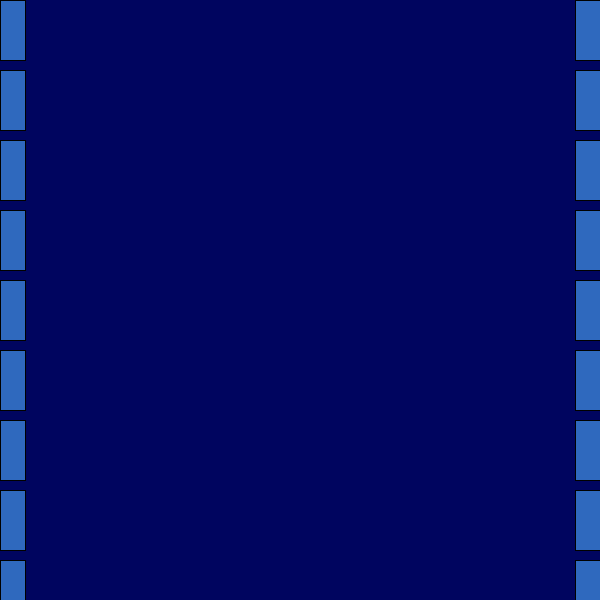
Frame 1 (no input)
Frame 60 (the mouse pressed at the canvas centre just before this capture): identical to frame 1, image omitted
Frame 120 (the mouse held since frame 60 and released just before this capture): identical to frame 1, image omitted

The Processing sketch that drew this single still picture (run headless with seeded random() and noise(); from frame 60 on, the mouse is pressed at the canvas centre):

// Processing sketch: week03_4
// ── week03_4.pde
//week03-4-processing-NS-SHAFT-01
//小朋友下樓梯
void setup(){
  size(600,600); //小畫家截YT圖片 得到大小
}
void draw(){
  background(0, 5, 95); //小畫家的吸管 吸色彩 再編輯
  fill(47, 105, 190); //左右磚的色彩
  for(int i=0; i<=10; i++){
    rect(0, i*70, 25, 60); //左邊的牆
    rect(600-25, i*70, 25, 60); //右邊的牆
  }
}
